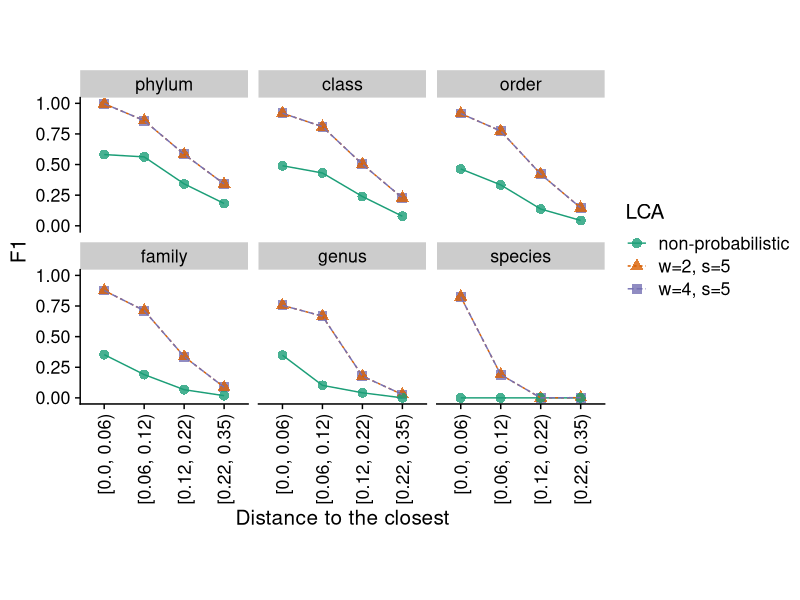

This chart was generated by the following R code: (Note: this script raises an error after producing the figure.)
require(ggplot2)
require(readr)
require(cowplot)
require(dplyr)

summary_scores_pu <- read_csv("../results/summary_scores_pu.csv")
summary_scores_pu <- summary_scores_pu %>%
  filter(Taxonomic_Rank != "superkingdom") %>%
  mutate(Distance_to_closest = factor(Distance_to_closest, levels = unique(Distance_to_closest)))

summary_scores_pu$Taxonomic_Rank <- factor(
  summary_scores_pu$Taxonomic_Rank,
  levels = c("phylum", "class", "order", "family", "genus", "species")
)

ggplot(summary_scores_pu, aes(x = Distance_to_closest, y = F1, color = Method, shape = Method, group = Method)) +
  facet_wrap(vars(Taxonomic_Rank)) +
  geom_point(size = 3, alpha = 0.8) +
  geom_line(aes(linetype = Method)) +
  labs(linetype = "LCA", shape = "LCA", colour = "LCA", x = "Distance to the closest", y = "F1") +
  theme_cowplot(font_size = 15) +
  scale_colour_brewer(palette = "Dark2") +
  theme(axis.text.x = element_text(angle = 90, vjust = 0.5, hjust = 1), aspect.ratio = 0.8)
ggsave2("../figures/pu_comparison_LCA.pdf", width = 8, height = 5)
